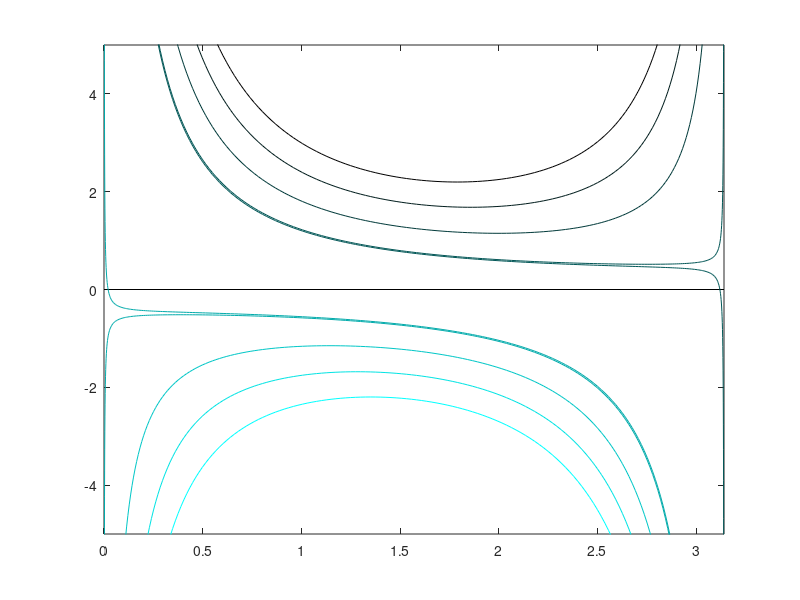
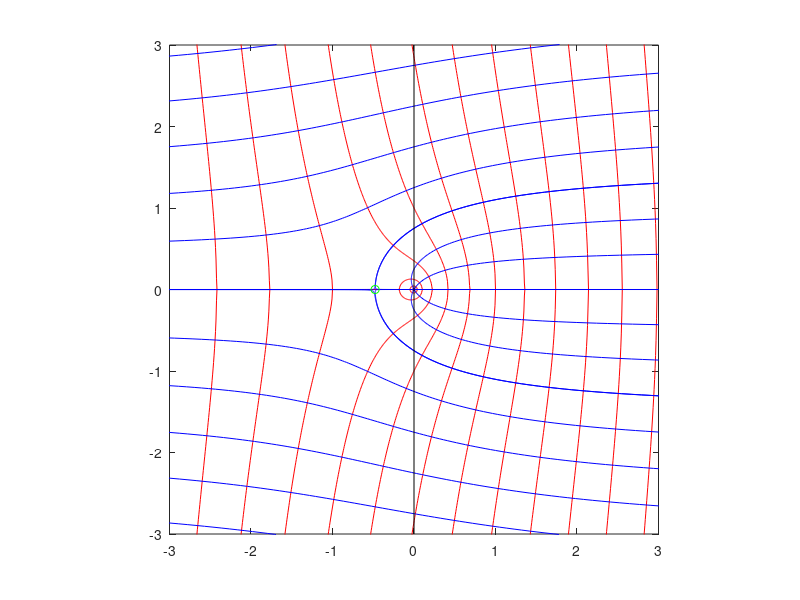

Write MATLAB code to recreate these figures, in order.
clc; clear all

%% Implementazione corpo piano rankine
x=linspace(-3,3,1000);
r=3;
th=linspace(0,pi,300);

% Prendo angoli piu' vicini agli estremi dove diverge
th=pi/2+pi/2.*cos(th);
th=pi/2+pi/2.*cos(th);

Q=3;
v=1;

figure(1)
plot([0 pi],[0 0], 'k')
hold on

%% r in funzione di theta
psi =[-Q/2-1.5 -Q/2-1 -Q/2-0.5 -Q/2-0.01 -Q/2+0.01 -0.01 0.01 0.5 1 1.5];
for psii=psi
    c = [0 (-psii+max(psi))/(max(psi)-min(psi)) (-psii+max(psi))/(max(psi)-min(psi))];
    plot(th, (psii/v+Q/2/v*(1-th./pi))./sin(th), 'Color', c)
end
axis([0 pi -5 5])
hold off

phi=[-2*Q*v:1/2:2*Q*v];
psiUp = [0.0001:1/2:2*Q*v];
psiDown = [-Q/2-0.001:-1/2:-Q/2-2*Q*v];
psiIn = [-Q/2+0.0001:0.9998/2:-0.0001];

%% Piano di Rankine
% Evidenzio le tre regioni
figure(2)
plot(0,0)
hold on

% Funzione potenziale
q=x;
for i=1:length(phi)
    for j=1:length(x)
        % Controllo che l'interno della radice sia positivo o nullo
        q(j)=exp(4*pi/Q*(phi(i)-v*x(j)))-x(j)^2;
        if q(j)<0
            q(j)=0;
        end
    end
    plot(x,sqrt(q), 'r-')
    plot(x,-sqrt(q), 'r-')
end

% Corrente sopra
psi=psiUp;
for i=1:length(psi)
    y=psi(i)/v+Q/2/v*(1-th./pi);
    plot(y./tan(th),y, 'b')
end

% Corrente sotto
psi=psiDown;
for i=1:length(psi)
    y=psi(i)/v+Q/2/v*(1-th./pi);
    plot(y./tan(th),y, 'b')
end

% Corrente all'interno
psi=psiIn;
for i=1:length(psi)
    y=psi(i)/v+Q/2/v*(1-th./pi);
    plot(y./tan(th),y, 'b')
end

% Punto di ristagno
plot(-Q/2/pi/v, 0, 'go')
plot([0 0], [-3 3], 'k-')
axis([-3 3 -3 3])
axis square
hold off
